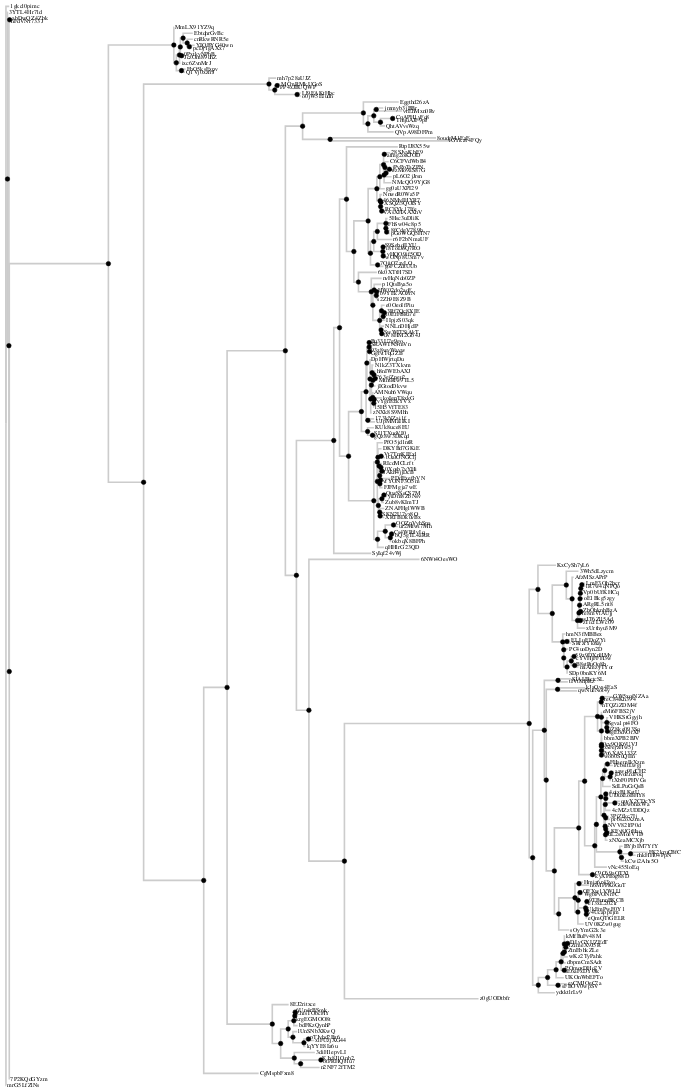

The notebook cell this image was saved under:
### Code cell
x.display()

### Figure 1 — Vega specification as saved in the notebook (floating-point values rounded to 4 significant figures; data arrays with more than 128 entries replaced by an {"elided": "..."} marker saying what was removed)
{"$schema": "https://vega.github.io/schema/vega/v3.json", "data": [{"name": "tree", "transform": [{"key": "id", "parentKey": "parent", "type": "stratify"}, {"as": ["y0", "x0", "depth0", "children0"], "method": "cluster", "size": [{"signal": "height"}, {"signal": "width - 100"}], "type": "tree"}, {"as": ["y", "x", "depth", "children"], "method": "cluster", "size": [{"signal": "height"}, {"signal": "width - 100"}], "type": "tree"}, {"as": "x", "expr": "datum.distance * branchScale", "type": "formula"}, {"as": "y", "expr": "datum.y0 * (heightScale / 100)", "type": "formula"}], "values": {"elided": "424 records"}}, {"name": "links", "source": "tree", "transform": [{"key": "id", "type": "treelinks"}, {"orient": "horizontal", "shape": "orthogonal", "type": "linkpath"}]}, {"name": "nodes", "source": "tree", "transform": [{"expr": "datum.type == 'node'", "type": "filter"}]}, {"name": "leaves", "source": "tree", "transform": [{"expr": "datum.type == 'leaf'", "type": "filter"}]}], "height": 4260, "marks": [{"encode": {"update": {"path": {"field": "path"}, "stroke": {"value": "#ccc"}, "strokeWidth": {"value": 3}}}, "from": {"data": "links"}, "type": "path"}, {"encode": {"enter": {"size": {"value": 70}, "stroke": {"value": "#000"}}, "update": {"fill": {"value": "#000"}, "x": {"field": "x"}, "y": {"field": "y"}}}, "from": {"data": "nodes"}, "name": "ancestor", "type": "symbol"}, {"encode": {"enter": {"fill": {"value": "#000"}, "text": {"field": "id"}}, "update": {"dx": {"value": 2}, "dy": {"value": 3}, "x": {"field": "x"}, "y": {"field": "y"}}}, "from": {"data": "leaves"}, "type": "text"}], "padding": 5, "scales": [{"domain": {"data": "tree", "field": "depth"}, "name": "color", "range": {"scheme": "magma"}, "type": "sequential", "zero": true}], "signals": [{"bind": {"input": "range", "max": 500, "min": 0, "step": 50}, "name": "branchScale", "value": 200}, {"bind": {"input": "range", "max": 100, "min": 0, "step": 5}, "name": "heightScale", "value": 100}, {"name": "cladify", "on": [{"events": "@ancestor:mousedown, @ancestor:touchstart", "update": "datum"}], "value": "datum"}], "width": 1000}
